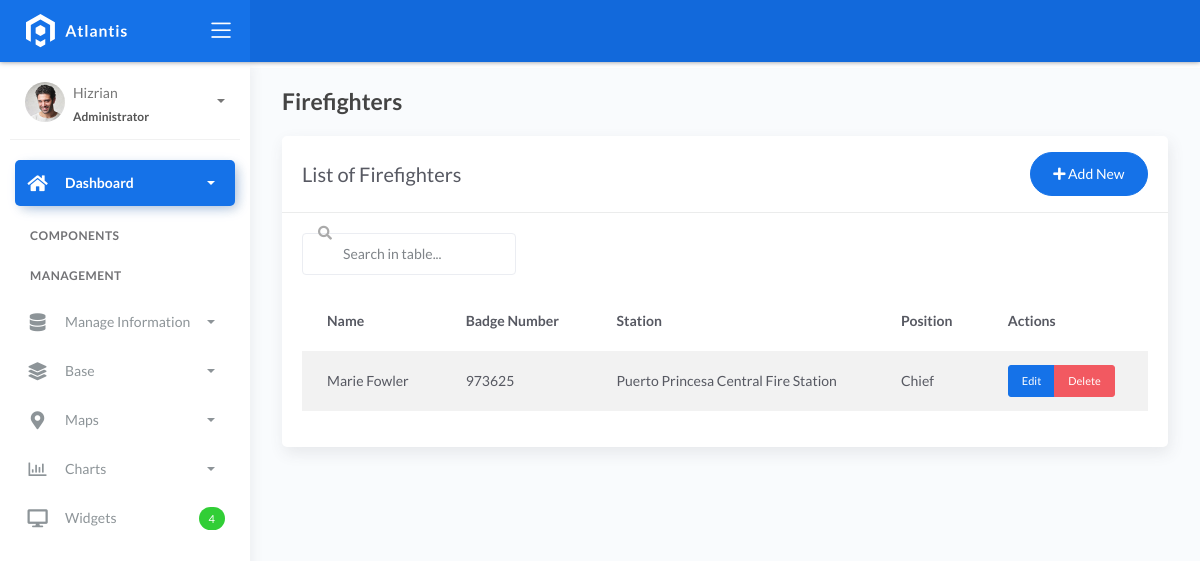
Page /firefighters/ on the earlier database version.
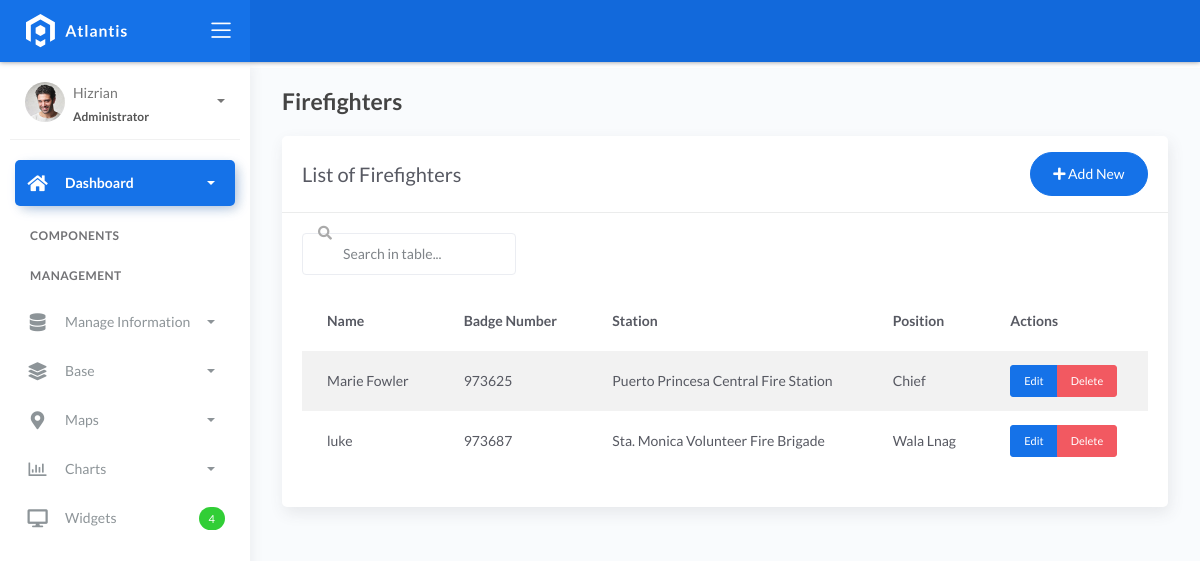
Same page on the later database version.
### mainsite/models.py (models this page shows, shortened)
class FireFighter(models.Model):
    name = models.CharField(max_length=100)
    badge_number = models.CharField(max_length=20)
    station = models.ForeignKey(FireStation, on_delete=models.CASCADE)
    position = models.CharField(max_length=50)

class FireStation(models.Model):
    name = models.CharField(max_length=100)
    location = models.ForeignKey(Location, on_delete=models.CASCADE)
    contact_number = models.CharField(max_length=20)

### mainsite/views.py (the view)
# urls.py: path('firefighters/', views.firefighter_list, name='firefighter-list'),
def firefighter_list(request):
    firefighters = FireFighter.objects.all()
    return render(request, 'management/firefighter_list.html', {'firefighters': firefighters})

### templates/management/firefighter_list.html
{% extends 'management/base_list.html' %}
{% block page_title %}Firefighters{% endblock %}
{% block list_title %}List of Firefighters{% endblock %}
{% block add_url %}{% url 'firefighter-add' %}{% endblock %}
{% block table_content %}
<thead>
    <tr>
        <th>Name</th>
        <th>Badge Number</th>
        <th>Station</th>
        <th>Position</th>
        <th>Actions</th>
    </tr>
</thead>
<tbody>
    {% for firefighter in firefighters %}
    <tr>
        <td>{{ firefighter.name }}</td>
        <td>{{ firefighter.badge_number }}</td>
        <td>{{ firefighter.station.name }}</td>
        <td>{{ firefighter.position }}</td>
        <td>
            <div class="btn-group" role="group">
                <a href="{% url 'firefighter-edit' firefighter.pk %}" class="btn btn-primary btn-sm">Edit</a>
                <a href="{% url 'firefighter-delete' firefighter.pk %}" class="btn btn-danger btn-sm">Delete</a>
            </div>
        </td>
    </tr>
    {% endfor %}
</tbody>
{% endblock %}

Differences in the rows shown:
added FireFighter: name "luke", badge_number "973687", station.name "Sta. Monica Volunteer Fire Brigade", position "Wala Lnag"
